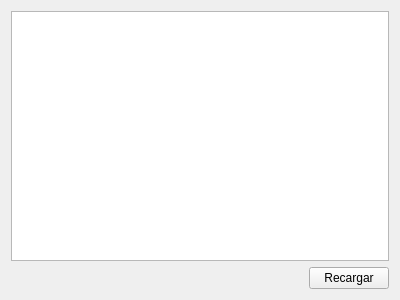
<?xml version="1.0" encoding="UTF-8"?>
<ui version="4.0">
 <class>VerClientesForm</class>
 <widget class="QWidget" name="VerClientesForm">
  <property name="geometry">
   <rect>
    <x>0</x>
    <y>0</y>
    <width>400</width>
    <height>300</height>
   </rect>
  </property>
  <property name="windowTitle">
   <string>Form</string>
  </property>
  <layout class="QVBoxLayout" name="verticalLayout">
   <item>
    <widget class="QTableWidget" name="tableWidget"/>
   </item>
   <item>
    <layout class="QHBoxLayout" name="horizontalLayout">
     <item>
      <spacer name="horizontalSpacer">
       <property name="orientation">
        <enum>Qt::Horizontal</enum>
       </property>
       <property name="sizeHint" stdset="0">
        <size>
         <width>40</width>
         <height>20</height>
        </size>
       </property>
      </spacer>
     </item>
     <item>
      <widget class="QPushButton" name="recargarPushButton">
       <property name="text">
        <string>Recargar</string>
       </property>
      </widget>
     </item>
    </layout>
   </item>
  </layout>
 </widget>
 <resources/>
 <connections/>
</ui>
